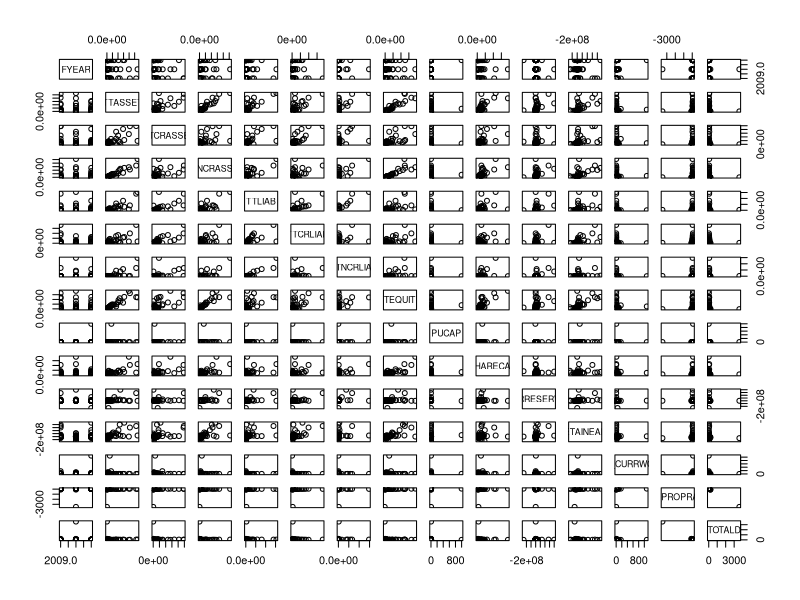

Here is the R script that generated this plot:
library(ggplot2)

strategic <- read.csv("strategic-information-sample.csv", header=TRUE, stringsAsFactor=FALSE)

#change to numeric for thousand digits
strategic$TTASSET <- as.numeric(gsub(",", "", strategic$TTASSET))
strategic$TTCRASSET <- as.numeric(gsub(",", "", strategic$TTCRASSET))
strategic$TTLIAB <- as.numeric(gsub(",", "", strategic$TTLIAB))
strategic$TTCRLIAB <- as.numeric(gsub(",", "", strategic$TTCRLIAB))
strategic$TTNCRLIAB <- as.numeric(gsub(",", "", strategic$TTNCRLIAB))
strategic$TTEQUITY <- as.numeric(gsub(",", "", strategic$TTEQUITY))
strategic$SHARECAP <- as.numeric(gsub(",", "", strategic$SHARECAP))
strategic$OTHERRESERVESTT <- as.numeric(gsub(",", "", strategic$OTHERRESERVESTT))
strategic$RETAINEARN <- as.numeric(gsub(",", "", strategic$RETAINEARN))
strategic$TTNCRASSET <- as.numeric(gsub(",", "", strategic$TTNCRASSET))
strategic$PUCAP <- as.numeric(gsub(",", "", strategic$PUCAP))
strategic$AR_CURRWCAP <- as.numeric(gsub(",", "", strategic$AR_CURRWCAP))
strategic$AR_PROPRATIO <- as.numeric(gsub(",", "", strategic$AR_PROPRATIO))
strategic$AR_TOTALDEBT <- as.numeric(gsub(",", "", strategic$AR_TOTALDEBT))

#removing NA's column
strategic<- subset(strategic, select = -c( 6 : 10 ))
strategic<- subset(strategic, select = -c( 17 : 20 ))
str(strategic) #structure
write.csv(file="strategic.csv", x=strategic,  na="0")

#matrix scatterplot of 19 by 19
pairs(strategic[-c(1:4)]) # without char attributes

#correlation of all pair-wise
strategic_cor <- cor(strategic[-c(1:4)], method="pearson")
write.csv(file="strategic_cor.csv", x=strategic_cor)

#Generate descriptive statistics 
library(psych)
desc_stat <- describe(strategic[-c(1:4)])
write.csv(file="desc_stat.csv", x=desc_stat)

